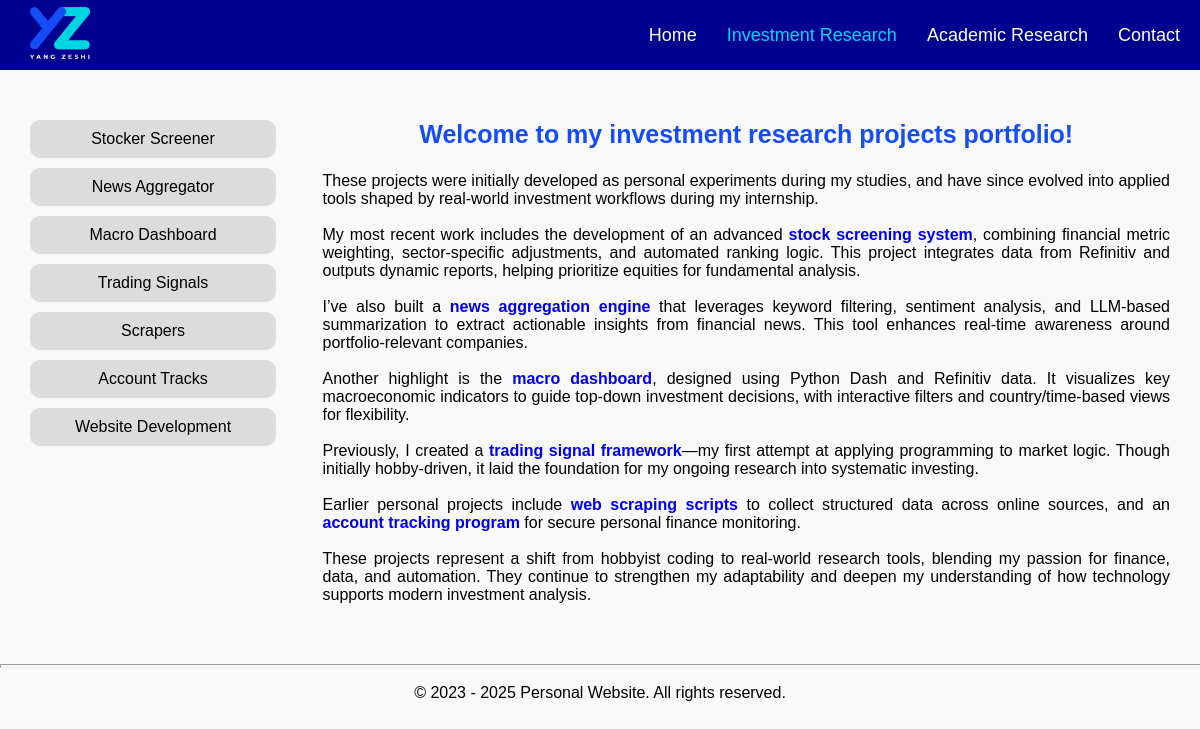
The page /investment_research/ on the database its author committed.
### tables this page shows
CREATE TABLE programming_projects (
    id INTEGER PRIMARY KEY AUTOINCREMENT,
    title TEXT NOT NULL,
    content TEXT NOT NULL,
    full_title TEXT NOT NULL
);

### app.py (the view)
@programming_bp.route('/')
def programming():
    db = get_db()
    cursor = db.execute('SELECT * FROM programming_projects')
    intros = cursor.fetchall()
    session['intro_id'] = 0
    return render_template('investment_research.html',intros=intros)

### app.py (called while the page is built)
def get_db():
    if 'db' not in g:
        g.db = sqlite3.connect(
            current_app.config['DATABASE'],
            detect_types=sqlite3.PARSE_DECLTYPES
        )
        g.db.row_factory = sqlite3.Row
    return g.db

@app.teardown_appcontext
def close_connection(exception):
    db = getattr(g, '_database', None)
    if db is not None:
        db.close()

@app.context_processor
def inject_intros():
    db = get_db()
    research_cursor = db.execute('SELECT * FROM research_projects')
    research_intros = research_cursor.fetchall()
    programming_cursor = db.execute('SELECT * FROM programming_projects')
    programming_intros = programming_cursor.fetchall()
    intro_id = session.get('intro_id')
    return dict(research_intros=research_intros, programming_intros=programming_intros, intro_id=intro_id)

### templates/investment_research.html (shortened to what this page needs)
<!DOCTYPE html>
{% extends 'base.html' %}
{% block content %}
<html>
<head>
    <link rel="stylesheet" type="text/css" href="{{ url_for('static', filename='styles/main.css') }}">
</head>
<body>
  <div class="grid-container">
    <div class="grid1">
      {% include 'programming projects/project_tree.html' %}
    </div>
    <div class="grid2">
      <div class="wrapper">
        <div class="section">
          <p style="color: #144cf7;font-weight: bold;font-size: 25px;text-align: center; margin-top: 20px;">Welcome to my investment research projects portfolio!</p>
          <p style="white-space: pre-line; line-height: normal+5px;text-align: justify; margin-top: 0px;">
            These projects were initially developed as personal experiments during my studies, and have since evolved into applied tools shaped by real-world investment workflows during my internship.
            My most recent work includes the development of an advanced <a href="/investment_research/1">stock screening system</a>, combining financial metric weighting, sector-specific adjustments, and automated ranking logic. This project integrates data from Refinitiv and outputs dynamic reports, helping prioritize equities for fundamental analysis.
            I’ve also built a <a href="/investment_research/2">news aggregation engine</a> that leverages keyword filtering, sentiment analysis, and LLM-based summarization to extract actionable insights from financial news. This tool enhances real-time awareness around portfolio-relevant companies.
            Another highlight is the <a href="/investment_research/3">macro dashboard</a>, designed using Python Dash and Refinitiv data. It visualizes key macroeconomic indicators to guide top-down investment decisions, with interactive filters and country/time-based views for flexibility.
            Previously, I created a <a href="/investment_research/4">trading signal framework</a>—my first attempt at applying programming to market logic. Though initially hobby-driven, it laid the foundation for my ongoing research into systematic investing.
            Earlier personal projects include <a href="/investment_research/5">web scraping scripts</a> to collect structured data across online sources, and an <a href="/investment_research/6">account tracking program</a> for secure personal finance monitoring.
            These projects represent a shift from hobbyist coding to real-world research tools, blending my passion for finance, data, and automation. They continue to strengthen my adaptability and deepen my understanding of how technology supports modern investment analysis.
          </p>
        </div>
      </div>
    </div>
  </div>
        <hr>
  </body>
</html>
{% endblock %}

### templates/programming projects/project_tree.html
<link rel="stylesheet" type="text/css" href="{{ url_for('static', filename='styles/main.css') }}">
<div class="project-list" style="grid-template-columns: 0.8fr; margin-top: 20px; justify-content: start;">
  {% for project in programming_intros %}
  <a href="{{ url_for('show_intro_2', intro_id=project['id']) }}" class="widget {% if project['id'] == intro_id %}highlight{% endif %}">{{ project['title'] }}</a>
  {% endfor %}
</div>

### static/styles/base.css (style rules this page uses)
.widget { margin-left: 0px; padding: 5px 10px; text-decoration: none; color: rgb(255, 255, 255); }

### static/styles/main.css (style rules this page uses)
body { font-family: Arial, sans-serif; margin: 0px; background-color: #f9f9f9; padding-top: 0px; margin-top: 0; }
.section { margin-bottom: 30px; text-align: left; }
.section p { margin-bottom: 5px; }
hr { color: blue; height: 2px; width: 100%; margin-left: auto; margin-right: auto; }
.project-list { display: grid; grid-template-columns: 1fr 1fr 1fr; text-align: center; grid-gap: 20px 0px; }
.grid-container { display: grid; grid-template-columns: 1fr 3fr; grid-gap: 0px 10px; margin: 30px; align-content: center; }
div.project-list { gap: 20px; place-items: start; }
div.project-list a.widget { display: flex; align-items: center; justify-content:center; border-radius: 10px; background-color: rgb(220, 220, 220); color: #000000; height: 100%; width: 100%; }
.section a { font-weight: bold; text-decoration: none; }

### rows shown on the page
programming_projects: title "Stocker Screener"
programming_projects: title "News Aggregator"
programming_projects: title "Macro Dashboard"
programming_projects: title "Trading Signals"
programming_projects: title "Scrapers"
programming_projects: title "Account Tracks"
programming_projects: title "Website Development"
